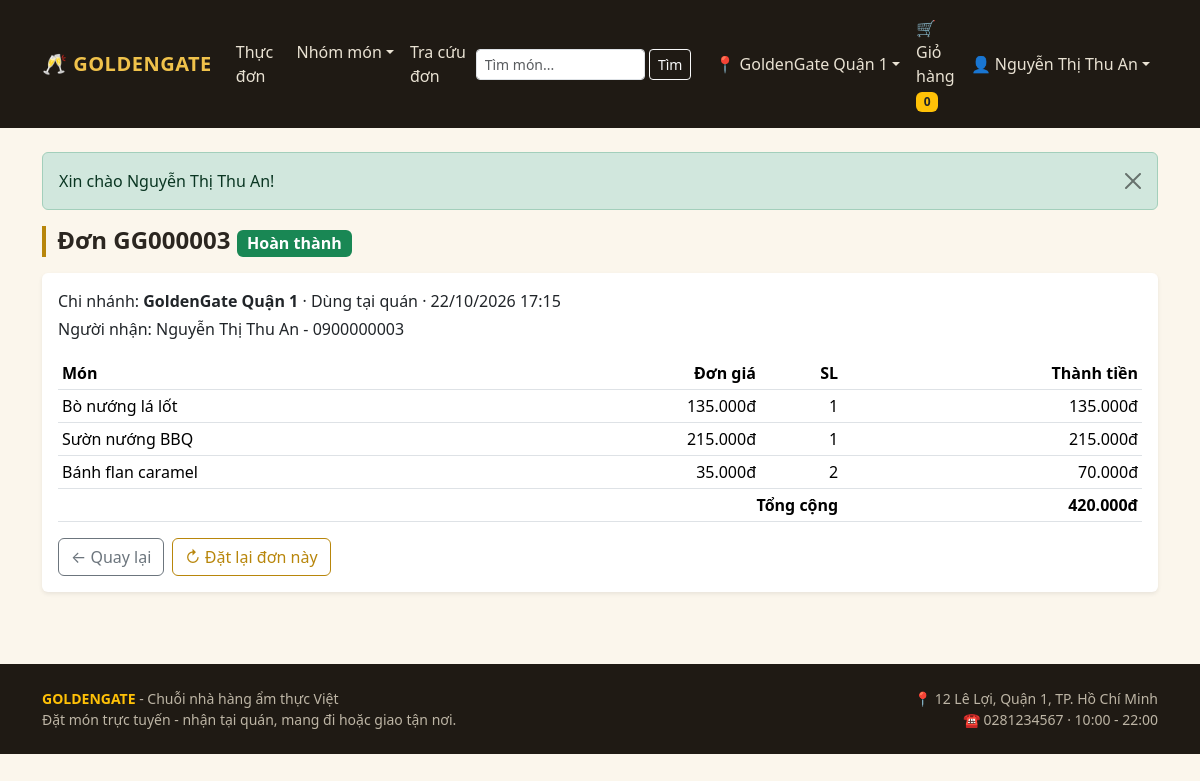
Screenshot of /index.php?action=chitietdon&id=3 (signed in) with the database file from the repository.
### tables this page shows
CREATE TABLE chinhanh (
  id INT AUTO_INCREMENT PRIMARY KEY,
  tenchinhanh VARCHAR(100) NOT NULL,
  diachi VARCHAR(255) NOT NULL,
  sodienthoai VARCHAR(15) DEFAULT NULL,
  giomocua TIME NOT NULL DEFAULT '10:00:00',
  giodongcua TIME NOT NULL DEFAULT '22:00:00',
  trangthai TINYINT NOT NULL DEFAULT 1
);

CREATE TABLE donhang (
  id INT AUTO_INCREMENT PRIMARY KEY,
  nguoidung_id INT NOT NULL,
  chinhanh_id INT NOT NULL,
  hinhthuc TINYINT NOT NULL DEFAULT 2,
  hoten_nhan VARCHAR(255) NOT NULL,
  sodt_nhan VARCHAR(15) NOT NULL,
  diachi VARCHAR(255) DEFAULT NULL,
  ngay DATETIME NOT NULL DEFAULT CURRENT_TIMESTAMP,
  phigiao DECIMAL(12,0) NOT NULL DEFAULT 0,
  tongtien DECIMAL(12,0) NOT NULL DEFAULT 0,
  trangthai TINYINT NOT NULL DEFAULT 0,
  ghichu VARCHAR(255) DEFAULT NULL,
  KEY idx_nd (nguoidung_id),
  KEY idx_cn_ngay (chinhanh_id, ngay),
  FOREIGN KEY (nguoidung_id) REFERENCES nguoidung(id),
  FOREIGN KEY (chinhanh_id) REFERENCES chinhanh(id)
);

CREATE TABLE donhangct (
  id INT AUTO_INCREMENT PRIMARY KEY,
  donhang_id INT NOT NULL,
  monan_id INT NOT NULL,
  tenmon VARCHAR(255) NOT NULL,
  dongia DECIMAL(12,0) NOT NULL,
  soluong INT NOT NULL DEFAULT 1,
  thanhtien DECIMAL(12,0) NOT NULL,
  KEY idx_dh (donhang_id),
  FOREIGN KEY (donhang_id) REFERENCES donhang(id),
  FOREIGN KEY (monan_id) REFERENCES monan(id)
);

### core/helpers.php (called while the page is built, shortened)
<?php
function e($s) { return htmlspecialchars((string)$s, ENT_QUOTES, 'UTF-8'); }
function money($n) { return number_format((float)$n, 0, ',', '.') . 'đ'; }
function maDon($id) { return 'GG' . str_pad((string)$id, 6, '0', STR_PAD_LEFT); }
function current_user() {
    $u = $_SESSION['user'] ?? null;
    return (is_array($u) && isset($u['id'], $u['hoten'], $u['loai'])) ? $u : null;
}
function trangthai_don($t) {
    $m = [0 => ['Chờ xác nhận', 'warning'], 1 => ['Đã xác nhận', 'info'], 2 => ['Đang chuẩn bị', 'primary'],
          3 => ['Hoàn thành', 'success'], 4 => ['Đã hủy', 'secondary']];
    return $m[(int)$t] ?? ['Không rõ', 'dark'];
}
function hinhthuc_don($h) { return [1 => 'Dùng tại quán', 2 => 'Mang đi', 3 => 'Giao hàng'][(int)$h] ?? '—'; }

### model/db.php (called while the page is built, shortened)
<?php
class DB {
    private static $pdo = null;
    public static function pdo() {
        if (!self::$pdo) {
            $c = cfg('db');
            $dsn = "mysql:host={$c['host']};port={$c['port']};dbname={$c['name']};charset=utf8mb4";
            self::$pdo = new PDO($dsn, $c['user'], $c['pass'], [
                PDO::ATTR_ERRMODE => PDO::ERRMODE_EXCEPTION,
                PDO::ATTR_DEFAULT_FETCH_MODE => PDO::FETCH_ASSOC,
                PDO::ATTR_EMULATE_PREPARES => false,
            ]);
            self::$pdo->exec("SET time_zone = '+07:00'");
        }
        return self::$pdo;
    }
    public static function all($sql, $p = []) { $s = self::pdo()->prepare($sql); $s->execute($p); return $s->fetchAll(); }
    public static function one($sql, $p = []) { $s = self::pdo()->prepare($sql); $s->execute($p); $r = $s->fetch(); return $r ?: null; }
}

### model/chinhanh.php (called while the page is built, shortened)
<?php
class ChiNhanh {
    public static function laySo($id) { return DB::one("SELECT * FROM chinhanh WHERE id=?", [(int)$id]); }
}

### core/bootstrap.php (called while the page is built, shortened)
<?php
spl_autoload_register(function ($class) {
    $f = ROOT . '/model/' . strtolower($class) . '.php';
});
require_once ROOT . '/core/helpers.php';

### model/giohang.php (called while the page is built, shortened)
<?php
class GioHang {
    public static function raw() { return $_SESSION['giohang'] ?? []; }
    public static function dem() { return array_sum(self::raw()); }
}

### model/donhang.php (called while the page is built, shortened)
<?php
class DonHang {
    public static function laySo($id) {
        return DB::one("SELECT d.*, c.tenchinhanh FROM donhang d JOIN chinhanh c ON c.id = d.chinhanh_id WHERE d.id = ?", [(int)$id]);
    }
    public static function chiTiet($id) { return DB::all("SELECT * FROM donhangct WHERE donhang_id = ? ORDER BY id", [(int)$id]); }
}

### public/orderdetail.php (the view, shortened to what this page needs)
<?php include 'inc/top.php'; [$lb, $cl] = trangthai_don($d['trangthai']); ?>
<h4 class="section-title mb-3">Đơn <?= maDon($d['id']) ?> <span class="badge text-bg-<?= $cl ?> fs-6"><?= $lb ?></span></h4>
<div class="card border-0 shadow-sm"><div class="card-body">
  <p class="mb-1">Chi nhánh: <strong><?= e($d['tenchinhanh']) ?></strong> · <?= hinhthuc_don($d['hinhthuc']) ?> · <?= date('d/m/Y H:i', strtotime($d['ngay'])) ?></p>
  <p class="mb-1">Người nhận: <?= e($d['hoten_nhan']) ?> - <?= e($d['sodt_nhan']) ?></p>
  <table class="table table-sm mt-3">
    <thead><tr><th>Món</th><th class="text-end">Đơn giá</th><th class="text-end">SL</th><th class="text-end">Thành tiền</th></tr></thead>
    <?php foreach ($ct as $c): ?><tr><td><?= e($c['tenmon']) ?></td><td class="text-end"><?= money($c['dongia']) ?></td><td class="text-end"><?= (int)$c['soluong'] ?></td><td class="text-end"><?= money($c['thanhtien']) ?></td></tr><?php endforeach; ?>
    <tr class="fw-bold"><td colspan="3" class="text-end">Tổng cộng</td><td class="text-end"><?= money($d['tongtien']) ?></td></tr>
  </table>
  <div class="d-flex gap-2">
    <a href="index.php?action=donhang" class="btn btn-outline-secondary">← Quay lại</a>
    <form method="post" action="index.php"><?= csrf_field() ?><input type="hidden" name="action" value="datlai"><input type="hidden" name="id" value="<?= (int)$d['id'] ?>"><button class="btn btn-outline-gg">↻ Đặt lại đơn này</button></form>
  </div>
</div></div>
<?php include 'inc/bottom.php'; ?>

### public/inc/top.php (shortened to what this page needs)
<!DOCTYPE html>
<html lang="vi">
<head>
  <link href="https://cdn.jsdelivr.net/npm/bootstrap@5.3.3/dist/css/bootstrap.min.css" rel="stylesheet">
  <link href="assets/gg.css" rel="stylesheet">
</head>
<body>
<nav class="navbar navbar-expand-lg navbar-gg navbar-dark sticky-top">
  <div class="container">
    <a class="navbar-brand" href="index.php">🥂 GOLDENGATE</a>
    <div class="collapse navbar-collapse" id="nav">
      <ul class="navbar-nav me-auto">
        <li class="nav-item"><a class="nav-link" href="index.php">Thực đơn</a></li>
        <li class="nav-item dropdown">
          <a class="nav-link dropdown-toggle" href="#" data-bs-toggle="dropdown">Nhóm món</a>
        </li>
        <li class="nav-item"><a class="nav-link" href="index.php?action=tracuu">Tra cứu đơn</a></li>
      </ul>
      <form class="d-flex me-3" method="get" action="index.php">
        <input class="form-control form-control-sm me-1" name="q" placeholder="Tìm món..." value="<?= e($_GET['q'] ?? '') ?>">
        <button class="btn btn-sm btn-outline-light">Tìm</button>
      </form>
      <ul class="navbar-nav align-items-lg-center">
        <li class="nav-item dropdown">
          <a class="nav-link dropdown-toggle" href="#" data-bs-toggle="dropdown">📍 <?= e($cb['tenchinhanh'] ?? 'Chọn chi nhánh') ?></a>
        </li>
        <li class="nav-item"><a class="nav-link" href="index.php?action=giohang">🛒 Giỏ hàng <span class="badge bg-warning text-dark"><?= (int)$soGio ?></span></a></li>
        <?php if ($user): ?>
          <li class="nav-item dropdown">
            <a class="nav-link dropdown-toggle" href="#" data-bs-toggle="dropdown">👤 <?= e($user['hoten']) ?></a>
          </li>
        <?php else: ?>
          <li class="nav-item"><a class="nav-link" href="index.php?action=dangnhap">Đăng nhập</a></li>
          <li class="nav-item"><a class="btn btn-sm btn-gg ms-lg-2" href="index.php?action=dangky">Đăng ký</a></li>
        <?php endif; ?>
      </ul>
    </div>
  </div>
</nav>
<main class="container py-4">
<?php foreach (take_flash() as [$t, $msg]): ?>
  <div class="alert alert-<?= e($t) ?> alert-dismissible fade show"><?= e($msg) ?><button class="btn-close" data-bs-dismiss="alert"></button></div>
<?php endforeach; ?>

### public/inc/bottom.php (shortened to what this page needs)
</main>
<footer class="py-4 mt-5">
  <div class="container small">
    <div class="row">
      <div class="col-md-6"><strong class="text-warning">GOLDENGATE</strong> - Chuỗi nhà hàng ẩm thực Việt<br>Đặt món trực tuyến - nhận tại quán, mang đi hoặc giao tận nơi.</div>
      <div class="col-md-6 text-md-end">
        <?php if (!empty($cb)): ?>📍 <?= e($cb['diachi']) ?><br>☎ <?= e($cb['sodienthoai']) ?> · <?= substr($cb['giomocua'], 0, 5) ?> - <?= substr($cb['giodongcua'], 0, 5) ?><?php endif; ?>
      </div>
    </div>
  </div>
</footer>
</body>
</html>

### public/assets/gg.css (style rules this page uses)
:root { --gg-gold:#b8860b; --gg-gold-d:#8f6808; --gg-dark:#1f1a14; --gg-cream:#fbf6ec; }
body { background: var(--gg-cream); color:#2b2620; }
.navbar-gg { background: var(--gg-dark); }
.navbar-gg .navbar-brand { color: #f0c24b; font-weight:700; letter-spacing:.5px; }
.navbar-gg .nav-link, .navbar-gg .btn-link { color:#e9e2d3; }
.btn-outline-gg { border-color: var(--gg-gold); color: var(--gg-gold); }
.section-title { border-left:4px solid var(--gg-gold); padding-left:.7rem; font-weight:700; }
footer { background: var(--gg-dark); color:#bdb5a5; }

### rows the page displays
chinhanh: tenchinhanh "GoldenGate Quận 1", diachi "12 Lê Lợi, Quận 1, TP. Hồ Chí Minh", sodienthoai "0281234567", giomocua "10:00", giodongcua "22:00"
donhang: hoten_nhan "Nguyễn Thị Thu An", id "GG000003", chinhanh.tenchinhanh "GoldenGate Quận 1", hinhthuc "Dùng tại quán", ngay "22/10/2026 17:15", sodt_nhan "0900000003", tongtien "420.000đ"
donhangct: tenmon "Bò nướng lá lốt", dongia "135.000đ", soluong "1", thanhtien "135.000đ"
donhangct: tenmon "Sườn nướng BBQ", dongia "215.000đ", soluong "1", thanhtien "215.000đ"
donhangct: tenmon "Bánh flan caramel", dongia "35.000đ", soluong "2", thanhtien "70.000đ"

### other values shown
$soGio "0"
$msg "Xin chào Nguyễn Thị Thu An!"
$lb "Hoàn thành"
